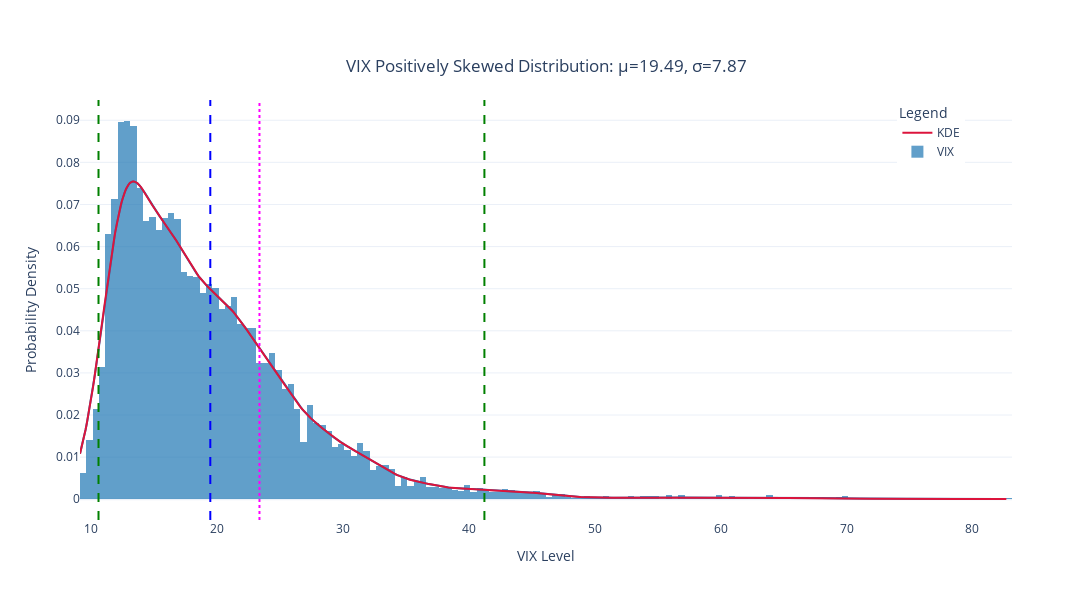

The notebook cell saved with this chart:
### Code cell
import os
import sys
import numpy as np
import pandas as pd
import plotly.graph_objs as go
import plotly.figure_factory as ff
from datetime import datetime
from fredapi import Fred
from scipy.stats import gaussian_kde
import importlib

# Add the src directory to sys.path
src_path = os.path.expanduser('~/Desktop/GitHub/SPX_Analysis/src')
sys.path.append(src_path)

import fetcher
importlib.reload(fetcher)
from fetcher import SeriesFetcher

def fetch_vix_data():
    """
    Fetch VIX data from the FRED API using SeriesFetcher.
    
    Returns:
        pd.Series: A series containing VIX data.
    """
    VIXCLS = SeriesFetcher('VIXCLS')
    vix_df = VIXCLS.get_series_data()
    return vix_df

def plot_vix_distribution(vix_df):
    """
    Plot the distribution and statistics of VIX data using Plotly.

    Parameters:
        vix_df (pd.Series): A series containing VIX data.
    """
    today = pd.Timestamp.now().date()
    mu = np.mean(vix_df)
    sigma = np.std(vix_df)

    hist_data = [vix_df]
    group_labels = ['VIX']

    # Create distplot with custom bin_size
    fig = ff.create_distplot(hist_data, group_labels, bin_size=0.5, show_rug=False)

    # Compute KDE using gaussian_kde
    kde = gaussian_kde(vix_df)
    x_vals = np.linspace(min(vix_df), max(vix_df), 1000)
    kde_vals = kde(x_vals)

    # Add KDE plot
    fig.add_trace(
        go.Scatter(
            x=x_vals,
            y=kde_vals,
            mode='lines',
            name='KDE',
            line=dict(color='crimson')
        )
    )

    # Add vertical lines for mean and percentiles
    fig.add_vline(x=np.percentile(vix_df, 2), line=dict(color='green', dash='dash'), annotation_text='2nd percentile', annotation_position='top left')
    fig.add_vline(x=np.percentile(vix_df, 98), line=dict(color='green', dash='dash'), annotation_text='98th percentile', annotation_position='top right')
    fig.add_vline(x=mu, line=dict(color='blue', dash='dash'), annotation_text=f'Mean: {mu:.2f}', annotation_position='top left')
    fig.add_vline(x=vix_df.iloc[-1], line=dict(color='magenta', dash='dot'), annotation_text=f'Current: {vix_df.iloc[-1]:.2f}', annotation_position='top right')

    # Update layout
    fig.update_layout(
        title={
            'text': f'VIX Positively Skewed Distribution: μ={mu:.2f}, σ={sigma:.2f}',
            'y': 0.9,
            'x': 0.5,
            'xanchor': 'center',
            'yanchor': 'top'
        },
        xaxis_title='VIX Level',
        yaxis_title='Probability Density',
        legend_title='Legend',
        legend=dict(
            x=.95,
            y=1,
            xanchor='right',
            yanchor='top',
        ),
        template='plotly_white',
        width=1100,  # Set the width of the plot
        height=600,   # Set the height of the plot
        annotations=[
            dict(
                text=f'Source: Federal Reserve Bank of St. Louis\nUpdated: {today}',
                xref='paper', yref='paper',
                x=0, y=-0.2,
                showarrow=False,
                font=dict(size=12, color='grey'),
                xanchor='left', yanchor='top'
            ),
            dict(
                text='Helms Deep\nVIX Index Histogram Study',
                xref='paper', yref='paper',
                x=1, y=-0.2,
                showarrow=False,
                font=dict(size=12, color='grey'),
                xanchor='right', yanchor='top'
            )
        ]
    )

    # Show the plot
    fig.show()

if __name__ == "__main__":
    vix_df = fetch_vix_data()
    print(vix_df.tail())
    plot_vix_distribution(vix_df)

### Figure 1 — Plotly figure (JSON) as saved in the notebook; plotly's stock layout.template omitted (floating-point values rounded to 4 significant figures; data arrays with more than 128 entries replaced by an {"elided": "..."} marker saying what was removed)
{"data": [{"histnorm": "probability density", "legendgroup": "VIX", "marker": {"color": "rgb(31, 119, 180)"}, "name": "VIX", "opacity": 0.7, "type": "histogram", "x": {"elided": "8728 float values"}, "xaxis": "x", "xbins": {"end": 82.69, "size": 0.5, "start": 9.14}, "yaxis": "y"}, {"legendgroup": "VIX", "marker": {"color": "rgb(31, 119, 180)"}, "mode": "lines", "name": "VIX", "showlegend": false, "type": "scatter", "x": {"elided": "500 float values"}, "xaxis": "x", "y": {"elided": "500 float values"}, "yaxis": "y"}, {"line": {"color": "crimson"}, "mode": "lines", "name": "KDE", "type": "scatter", "x": {"elided": "1000 float values"}, "y": {"elided": "1000 float values"}}], "layout": {"annotations": [{"font": {"color": "grey", "size": 12}, "showarrow": false, "text": "Source: Federal Reserve Bank of St. Louis\nUpdated: 2024-08-05", "x": 0, "xanchor": "left", "xref": "paper", "y": -0.2, "yanchor": "top", "yref": "paper"}, {"font": {"color": "grey", "size": 12}, "showarrow": false, "text": "Helms Deep\nVIX Index Histogram Study", "x": 1, "xanchor": "right", "xref": "paper", "y": -0.2, "yanchor": "top", "yref": "paper"}, {"font": {"color": "grey", "size": 12}, "showarrow": false, "text": "Source: Federal Reserve Bank of St. Louis\nUpdated: 2024-08-05", "x": 0, "xanchor": "left", "xref": "paper", "y": -0.2, "yanchor": "top", "yref": "paper"}, {"font": {"color": "grey", "size": 12}, "showarrow": false, "text": "Helms Deep\nVIX Index Histogram Study", "x": 1, "xanchor": "right", "xref": "paper", "y": -0.2, "yanchor": "top", "yref": "paper"}], "barmode": "overlay", "height": 600, "hovermode": "closest", "legend": {"title": {"text": "Legend"}, "traceorder": "reversed", "x": 0.95, "xanchor": "right", "y": 1, "yanchor": "top"}, "shapes": [{"line": {"color": "green", "dash": "dash"}, "type": "line", "x0": 10.61, "x1": 10.61, "xref": "x", "y0": 0, "y1": 1, "yref": "y domain"}, {"line": {"color": "green", "dash": "dash"}, "type": "line", "x0": 41.25, "x1": 41.25, "xref": "x", "y0": 0, "y1": 1, "yref": "y domain"}, {"line": {"color": "blue", "dash": "dash"}, "type": "line", "x0": 19.49, "x1": 19.49, "xref": "x", "y0": 0, "y1": 1, "yref": "y domain"}, {"line": {"color": "magenta", "dash": "dot"}, "type": "line", "x0": 23.39, "x1": 23.39, "xref": "x", "y0": 0, "y1": 1, "yref": "y domain"}], "title": {"text": "VIX Positively Skewed Distribution: μ=19.49, σ=7.87", "x": 0.5, "xanchor": "center", "y": 0.9, "yanchor": "top"}, "width": 1100, "xaxis": {"anchor": "y2", "autorange": true, "domain": [0, 1], "range": [9.14, 83.14], "title": {"text": "VIX Level"}, "type": "linear", "zeroline": false}, "yaxis": {"anchor": "free", "autorange": true, "domain": [0, 1], "position": 0, "range": [-0.004934, 0.09481], "title": {"text": "Probability Density"}, "type": "linear"}}}
